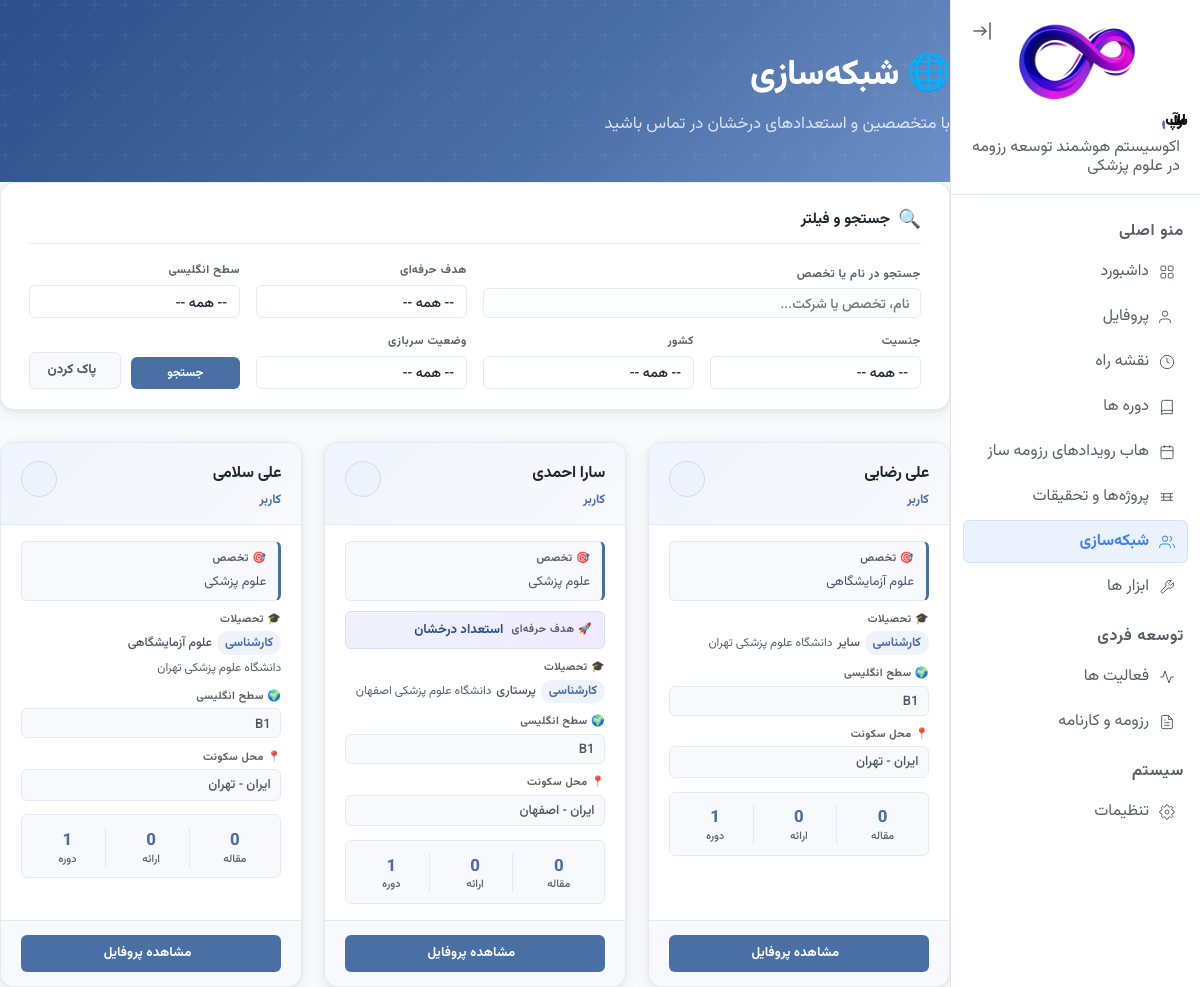
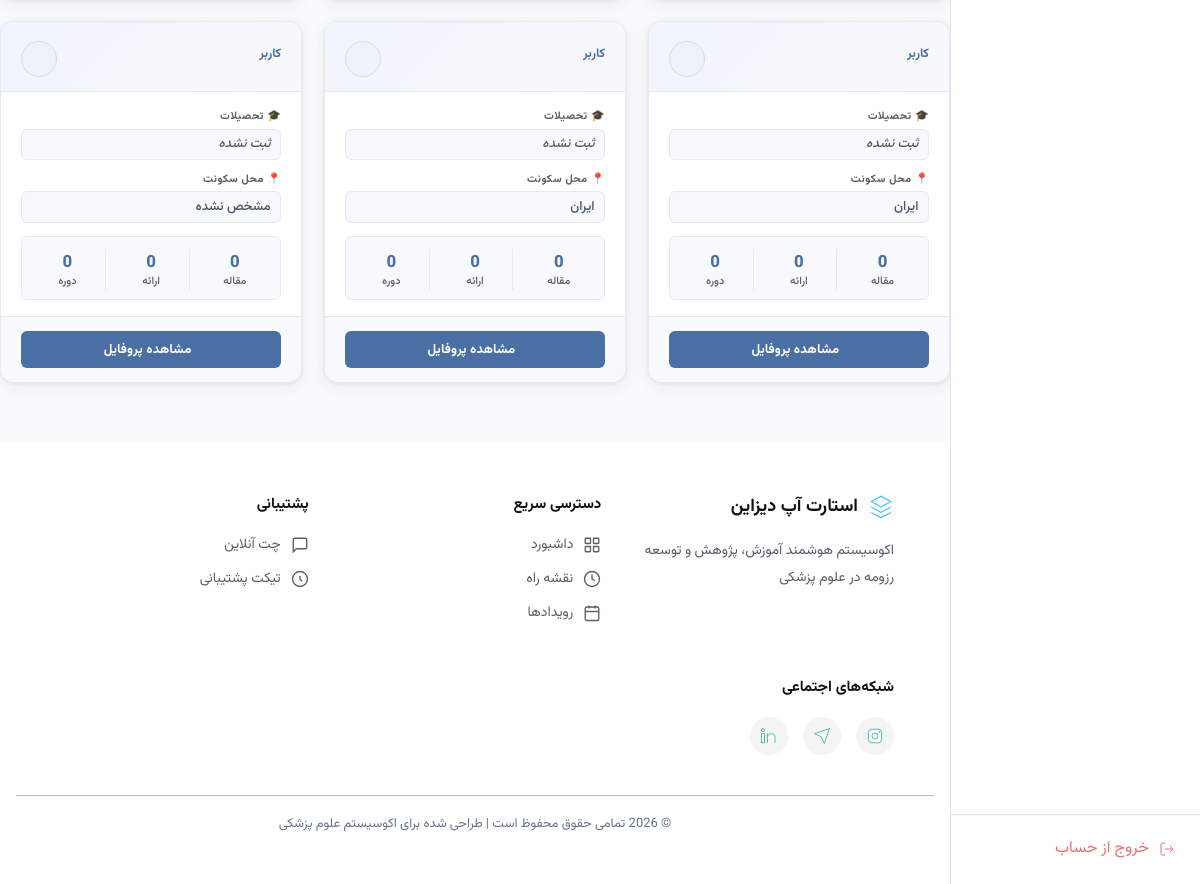
Screenshot of /networking/list/ (signed in) with the database file from the repository (2 pictures, top to bottom).
### accounts/models.py (models this page shows, shortened)
class Profile(models.Model):
    GENDER_CHOICES = [('مرد', 'مرد'), ('زن', 'زن')]
    MARITAL_CHOICES = [('مجرد', 'مجرد'), ('متأهل', 'متأهل')]
    MILITARY_CHOICES = [
        ('', 'مربوط نیست'),
        ('معاف', 'معاف'),
        ('طرح پزشکی', 'طرح پزشکی'),
        ('سرباز', 'سرباز'),
        ('پایان خدمت', 'پایان خدمت'),
    ]
    SERVICE_PLAN_CHOICES = [
        ('', 'انتخاب کنید'),
        ('مشمول نیستم', 'مشمول نیستم'),
        ('در حال گذراندن', 'در حال گذراندن'),
        ('پایان یافته', 'پایان یافته'),
    ]
    PROPOSAL_STATUS_CHOICES = [
        ('', 'انتخاب کنید'),
        ('همه در جریان', 'همه در جریان'),
        ('همه خاتمه‌یافته', 'همه خاتمه‌یافته'),
        ('ترکیبی', 'ترکیبی (برخی در جریان، برخی خاتمه‌یافته)'),
    ]
    ENGLISH_LEVEL_CHOICES = [
        ('', 'انتخاب کنید'),
        ('A1', 'A1'), ('A2', 'A2'),
        ('B1', 'B1'), ('B2', 'B2'),
        ('C1', 'C1'), ('C2', 'C2'),
    ]
    GOAL_CHOICES = [
        ('استعداد درخشان', 'استعداد درخشان'),
        ('۴۰ امتیازی', '۴۰ امتیازی'),
        ('هیات علمی', 'هیات علمی'),
        ('ریسرچ پوزیشن / فلوشیپ خارج', 'ریسرچ پوزیشن / فلوشیپ خارج'),
    ]
    user = models.OneToOneField(User, on_delete=models.CASCADE, related_name='profile')
    first_name = models.CharField('نام', max_length=100)
    last_name = models.CharField('نام خانوادگی', max_length=100)
    gender = models.CharField('جنسیت', max_length=10, choices=GENDER_CHOICES, blank=True)
    marital_status = models.CharField('وضعیت تأهل', max_length=10, choices=MARITAL_CHOICES, blank=True)
    military_status = models.CharField('وضعیت سربازی', max_length=20, choices=MILITARY_CHOICES, blank=True)
    job_title = models.CharField('عنوان شغلی', max_length=150, blank=True)
    birth_date = models.CharField('تاریخ تولد', max_length=20)
    country = models.CharField('کشور', max_length=100, blank=True)
    city = models.CharField('استان / شهر محل سکونت', max_length=100, blank=True)
    phone = models.CharField('شماره موبایل', max_length=20)
    email = models.EmailField('ایمیل', blank=True)
    website = models.URLField('وب‌سایت شخصی', blank=True)
    national_id = models.CharField('کد ملی / شماره پاسپورت', max_length=20, blank=True)
    orcid = models.CharField('شناسه ORCID', max_length=20, blank=True)
    proposal_count = models.PositiveSmallIntegerField('تعداد پروپوزال‌ها', null=True, blank=True)
    proposal_status = models.CharField('وضعیت پروپوزال‌ها', max_length=50, choices=PROPOSAL_STATUS_CHOICES, blank=True)
    software_skills = models.TextField('مهارت‌های نرم‌افزاری', blank=True)
    writing_skills = models.TextField('مهارت‌های نگارشی', blank=True)
    clinical_certs = models.TextField('گواهینامه‌های مهارتی', blank=True)
    clinical_exp = models.TextField('سوابق کار دانشجویی و بالینی', blank=True)
    procedures = models.TextField('مهارت‌های پروسیجرال', blank=True)
    native_lang = models.CharField('زبان مادری', max_length=50, blank=True)
    english_level = models.CharField('سطح زبان انگلیسی', max_length=5, choices=ENGLISH_LEVEL_CHOICES, blank=True)
    lang_cert = models.TextField('مدرک زبان انگلیسی', blank=True)
    other_langs = models.TextField('سایر زبان‌ها', blank=True)
    extracurricular = models.TextField('فعالیت‌های فوق برنامه', blank=True)
    goal = models.CharField('هدف نهایی حرفه‌ای', max_length=50, choices=GOAL_CHOICES)
    specialty = models.CharField('حوزه تخصصی', max_length=200, blank=True)
    goal_notes = models.TextField('توضیحات اهداف', blank=True)
    service_plan = models.CharField('وضعیت طرح نیروی انسانی', max_length=30, choices=SERVICE_PLAN_CHOICES, blank=True)
    raw_text = models.TextField('متن خام پروفایل', blank=True)
    created_at = models.DateTimeField(auto_now_add=True)
    updated_at = models.DateTimeField(auto_now=True)
    class Meta:
        verbose_name = 'پروفایل'
        verbose_name_plural = 'پروفایل‌ها'

class Education(models.Model):
    FIELD_CHOICES = [
        ('پزشکی', 'پزشکی'), ('دندان‌پزشکی', 'دندان‌پزشکی'),
        ('داروسازی', 'داروسازی'), ('پرستاری', 'پرستاری'),
        ('فیزیوتراپی', 'فیزیوتراپی'), ('سایر', 'سایر'),
    ]
    DEGREE_CHOICES = [
        ('کارشناسی', 'کارشناسی'), ('کارشناسی ارشد', 'کارشناسی ارشد'),
        ('دکتری عمومی', 'دکتری عمومی'), ('دکتری تخصصی', 'دکتری تخصصی'),
    ]
    UNI_TYPE_CHOICES = [('تیپ ۱', 'تیپ ۱'), ('تیپ ۲', 'تیپ ۲'), ('تیپ ۳', 'تیپ ۳')]
    STAGE_CHOICES = [
        ('علوم پایه', 'علوم پایه'), ('فیزیوپات', 'فیزیوپات'),
        ('استاژری', 'استاژری'), ('اینترنی', 'اینترنی'),
        ('فارغ‌التحصیل', 'فارغ‌التحصیل'),
    ]
    profile = models.ForeignKey(Profile, on_delete=models.CASCADE, related_name='educations')
    field = models.CharField('رشته تحصیلی', max_length=30, choices=FIELD_CHOICES)
    degree = models.CharField('مقطع تحصیلی', max_length=20, choices=DEGREE_CHOICES)
    university = models.CharField('دانشگاه', max_length=200, blank=True)
    uni_type = models.CharField('تیپ دانشگاه', max_length=10, choices=UNI_TYPE_CHOICES, blank=True)
    start_date = models.CharField('تاریخ شروع', max_length=20, blank=True)
    end_date = models.CharField('تاریخ پایان', max_length=50, blank=True)
    stage = models.CharField('مرحله تحصیلی', max_length=20, choices=STAGE_CHOICES, blank=True)
    current_term = models.PositiveSmallIntegerField(
        'ترم فعلی', null=True, blank=True,
        validators=[MinValueValidator(1), MaxValueValidator(20)]
    )
    remaining_terms = models.PositiveSmallIntegerField(
        'ترم‌های باقیمانده', null=True, blank=True,
        validators=[MaxValueValidator(20)]
    )
    gpa = models.DecimalField(
        'معدل', max_digits=4, decimal_places=2, null=True, blank=True,
        validators=[MinValueValidator(0), MaxValueValidator(20)]
    )
    class Meta:
        verbose_name = 'تحصیلات'
        verbose_name_plural = 'تحصیلات'
        ordering = ['start_date']

### networking/views.py (the view, shortened to what this page needs)
# urls.py: path('list/', views.networking_list, name='networking_list'),
def networking_list(request):
    profiles = Profile.objects.all().select_related('user')
    form = ProfileSearchFilterForm(request.GET)
    search_query = request.GET.get('search', '')
    goal = request.GET.get('goal', '')
    if goal:
        profiles = profiles.filter(goal=goal)
    english_level = request.GET.get('english_level', '')
    if english_level:
        profiles = profiles.filter(english_level=english_level)
    gender = request.GET.get('gender', '')
    if gender:
        profiles = profiles.filter(gender=gender)
    country = request.GET.get('country', '')
    if country:
        profiles = profiles.filter(country__icontains=country)
    military_status = request.GET.get('military_status', '')
    if military_status:
        profiles = profiles.filter(military_status=military_status)
    paginator = Paginator(profiles, 12)  # 12 پروفایل در هر صفحه
    page_number = request.GET.get('page')
    page_obj = paginator.get_page(page_number)
    context = {
        'page_obj': page_obj,
        'profiles': page_obj.object_list,
        'form': form,
        'search_query': search_query,
    }
    return render(request, 'networking/networking_list.html', context)

### templates/networking/networking_list.html (shortened to what this page needs)
{% extends 'base.html' %}
{% load static %}
{% block extra_css %}
<link rel="stylesheet" href="{% static 'css/styles.css' %}">
{% endblock %}
{% block content %}
<div class="nw-header">
    <div class="container">
        <div class="nw-header-content">
            <h1 class="nw-header-title">🌐 شبکه‌سازی</h1>
            <p class="nw-header-subtitle">با متخصصین و استعدادهای درخشان در تماس باشید</p>
        </div>
    </div>
</div>
<div class="container py-5">
    <div class="nw-filter-wrapper">
        <div class="nw-filter-card">
            <div class="nw-filter-header">
                <span class="nw-filter-icon">🔍</span>
                <h5 class="nw-filter-title">جستجو و فیلتر</h5>
            </div>
            <form method="get" class="nw-filter-form">
                <div class="nw-form-group nw-search-group">
                    <label class="nw-form-label">جستجو در نام یا تخصص</label>
                    <input type="text"
                           name="search"
                           class="nw-form-input"
                           placeholder="نام، تخصص یا شرکت..."
                           value="{{ search_query|default:'' }}">
                </div>
                <div class="nw-form-group">
                    <label class="nw-form-label">هدف حرفه‌ای</label>
                    <select name="goal" class="nw-form-select">
                        <option value="">-- همه --</option>
                    </select>
                </div>
                <div class="nw-form-group">
                    <label class="nw-form-label">سطح انگلیسی</label>
                    <select name="english_level" class="nw-form-select">
                        <option value="">-- همه --</option>
                    </select>
                </div>
                <div class="nw-form-group">
                    <label class="nw-form-label">جنسیت</label>
                    <select name="gender" class="nw-form-select">
                        <option value="">-- همه --</option>
                    </select>
                </div>
                <div class="nw-form-group">
                    <label class="nw-form-label">کشور</label>
                    <select name="country" class="nw-form-select">
                        <option value="">-- همه --</option>
                    </select>
                </div>
                <div class="nw-form-group">
                    <label class="nw-form-label">وضعیت سربازی</label>
                    <select name="military_status" class="nw-form-select">
                        <option value="">-- همه --</option>
                    </select>
                </div>
                <div class="nw-filter-buttons">
                    <button type="submit" class="nw-btn-search">
                         جستجو
                    </button>
                    <a href="{% url 'networking:networking_list' %}" class="nw-btn-reset">
                         پاک کردن
                    </a>
                </div>
            </form>
        </div>
    </div>
    <div class="nw-grid">
        {% for profile in profiles %}
        <div class="nw-card">
            <div class="nw-card-header">
                <div class="nw-card-header-info">
                    <h5 class="nw-card-name">
                        {{ profile.first_name }} {{ profile.last_name }}
                    </h5>
                    <p class="nw-card-title">
                        {{ profile.job_title|default:"کاربر" }}
                    </p>
                </div>
                <div class="nw-card-gender">
                </div>
            </div>
            <div class="nw-card-body">
                {% if profile.specialty %}
                <div class="nw-specialty-box">
                    <span class="nw-specialty-label">🎯 تخصص</span>
                    <p class="nw-specialty-text">{{ profile.specialty|truncatechars:80 }}</p>
                </div>
                {% endif %}
                {% if profile.goal %}
                <div class="nw-goal-box">
                    <span class="nw-goal-label">🚀 هدف حرفه‌ای</span>
                    <p class="nw-goal-text">{{ profile.get_goal_display }}</p>
                </div>
                {% endif %}
                <div class="nw-info-item">
                    <span class="nw-info-label">🎓 تحصیلات</span>
                    {% with edu=profile.educations.first %}
                        {% if edu %}
                        <div class="nw-edu-item">
                            <span class="nw-edu-degree">{{ edu.degree }}</span>
                            <span class="nw-edu-field">{{ edu.field }}</span>
                            {% if edu.university %}
                                <span class="nw-edu-uni">{{ edu.university }}</span>
                            {% endif %}
                        </div>
                        {% else %}
                        <div class="nw-info-value muted">ثبت نشده</div>
                        {% endif %}
                    {% endwith %}
                </div>
                {% if profile.english_level %}
                <div class="nw-info-item">
                    <span class="nw-info-label">🌍 سطح انگلیسی</span>
                    <div class="nw-info-value">{{ profile.english_level }}</div>
                </div>
                {% endif %}
                <div class="nw-info-item">
                    <span class="nw-info-label">📍 محل سکونت</span>
                    <div class="nw-info-value">
                        {% if profile.country %}
                            {{ profile.country }}
                            {% if profile.city %} - {{ profile.city }}{% endif %}
                        {% else %}
                            <span class="muted">مشخص نشده</span>
                        {% endif %}
                    </div>
                </div>
                <div class="nw-stats-row">
                    <div class="nw-stat">
                        <span class="nw-stat-value">{{ profile.articles.count }}</span>
                        <span class="nw-stat-label">مقاله</span>
                    </div>
                    <div class="nw-stat">
                        <span class="nw-stat-value">{{ profile.presentations.count }}</span>
                        <span class="nw-stat-label">ارائه</span>
                    </div>
                    <div class="nw-stat">
                        <span class="nw-stat-value">{{ profile.training_courses.count }}</span>
                        <span class="nw-stat-label">دوره</span>
                    </div>
                </div>
            </div>
            <div class="nw-card-footer">
                <a href="{% url 'networking:profile_detail' profile.pk %}" class="nw-btn-view">
                     مشاهده پروفایل
                </a>
            </div>
        </div>
        {% endfor %}
    </div>
</div>
{% endblock %}

### rows the page displays
Profile: first_name "علی", last_name "رضایی", job_title "کاربر", specialty "علوم آزمایشگاهی", educations.first.degree "کارشناسی", educations.first.field "سایر", educations.first.university "دانشگاه علوم پزشکی تهران", english_level "B1", country "ایران", city "تهران", articles.count "0", presentations.count "0", training_courses.count "1"
Profile: first_name "سارا", last_name "احمدی", job_title "کاربر", specialty "علوم پزشکی", goal "استعداد درخشان", educations.first.degree "کارشناسی", educations.first.field "پرستاری", educations.first.university "دانشگاه علوم پزشکی اصفهان", english_level "B1", country "ایران", city "اصفهان", articles.count "0", presentations.count "0", training_courses.count "1"
Profile: first_name "علی", last_name "سلامی", job_title "کاربر", specialty "علوم پزشکی", educations.first.degree "کارشناسی", educations.first.field "علوم آزمایشگاهی", educations.first.university "دانشگاه علوم پزشکی تهران", english_level "B1", country "ایران", city "تهران", articles.count "0", presentations.count "0", training_courses.count "1"
Profile: job_title "کاربر", shows "ثبت نشده", country "ایران", articles.count "0", presentations.count "0", training_courses.count "0"
Profile: job_title "کاربر", shows "ثبت نشده", country "ایران", articles.count "0", presentations.count "0", training_courses.count "0"
Profile: job_title "کاربر", shows "ثبت نشده", country "مشخص نشده", articles.count "0", presentations.count "0", training_courses.count "0"
